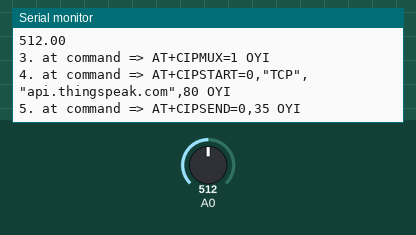
A sketch run on a simulated Arduino Uno, built with avr-gcc and run on an emulated ATmega328P. Shown: the last lines printed to the serial monitor. Inputs (shaded band) come from the test bench; at power-on: A0 = 512. The modem accepts every AT command (registered, SIM ready, sends succeed) and sends nothing else.

Above: at 1.2 s.
1.3 s: A0 set to 110
At 2.5 s:
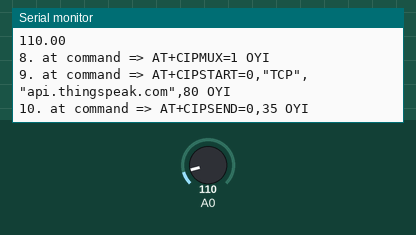
4.8 s: A0 set to 95
At 5.8 s:
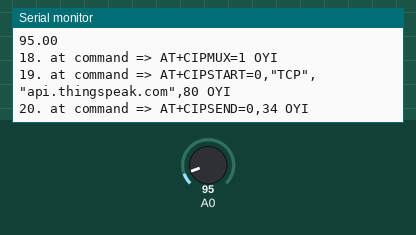
Timing chart, 0 to 7.8 s (numbered marks = the images above; inputs shaded):
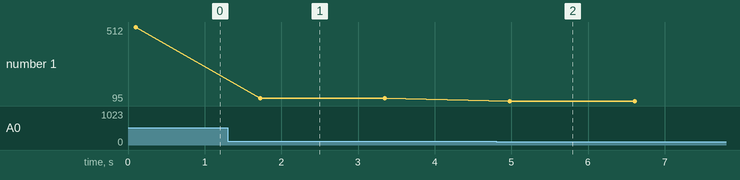

The sketch:

esp4.ino
```cpp
#include <SoftwareSerial.h>
#define RX 2
#define TX 3
String AP = "";       // AP NAME
String PASS = ""; // AP PASSWORD
String API = "";   // Write API KEY
String HOST = "api.thingspeak.com";
String PORT = "80";
String field = "field1";
int countTrueCommand;
int countTimeCommand;
boolean found = false;
int valSensor = 1;
SoftwareSerial esp8266(RX,TX);


void setup() {
  Serial.begin(9600);
  esp8266.begin(115200);
  sendCommand("AT",5,"OK");
  sendCommand("AT+CWMODE=1",5,"OK");
  sendCommand("AT+CWJAP=\""+ AP +"\",\""+ PASS +"\"",20,"OK");
}

void loop() {
 valSensor = getSensorData();
 String getData = "GET /update?api_key="+ API +"&"+ field +"="+String(valSensor);
sendCommand("AT+CIPMUX=1",5,"OK");
 sendCommand("AT+CIPSTART=0,\"TCP\",\""+ HOST +"\","+ PORT,15,"OK");
 sendCommand("AT+CIPSEND=0," +String(getData.length()+4),4,">");
 esp8266.println(getData);delay(1500);countTrueCommand++;
 sendCommand("AT+CIPCLOSE=0",5,"OK");
}

int getSensorData(){
  float sensorValue;
  sensorValue = analogRead(A0);
  Serial.println(sensorValue);
  return sensorValue;

}

void sendCommand(String command, int maxTime, char readReplay[]) {
  Serial.print(countTrueCommand);
  Serial.print(". at command => ");
  Serial.print(command);
  Serial.print(" ");
  while(countTimeCommand < (maxTime*1))
  {
    esp8266.println(command);//at+cipsend
    if(esp8266.find(readReplay))//ok
    {
      found = true;
      break;
    }

    countTimeCommand++;
  }

  if(found == true)
  {
    Serial.println("OYI");
    countTrueCommand++;
    countTimeCommand = 0;
  }

  if(found == false)
  {
    Serial.println("Fail");
    countTrueCommand = 0;
    countTimeCommand = 0;
  }

  found = false;
 }
```

Measured:
- after the input at 1.3 s, the serial monitor: prints a new line after 0.43 s (image 1)
- after the input at 4.8 s, the serial monitor: prints a new line after 0.18 s (image 2)
- plotted number 1: 512 → 110 after the input at 1.3 s, 110 → 95 after the input at 4.8 s
